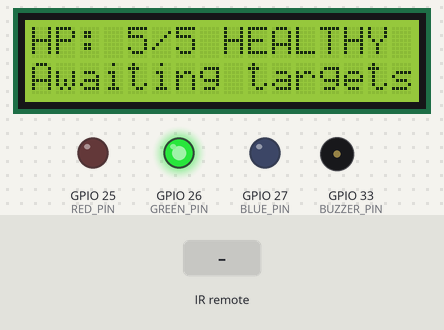
A sketch run on a simulated ESP32. On the bench: 16×2 character LCD, output pins drawn as LEDs (lit = HIGH), buzzer (waves = sounding, pin HIGH). Dashed ring = blinking. The inputs (shaded band) are chosen by the test bench. WiFi joins after 1.5 s; servers stay silent unless stated; uploads are accepted with an empty reply; what the sketch prints to the serial monitor is not drawn.

Above: at 4.8 s.
4.9 s: infrared code 0xFF38C7 received
At 5.7 s:
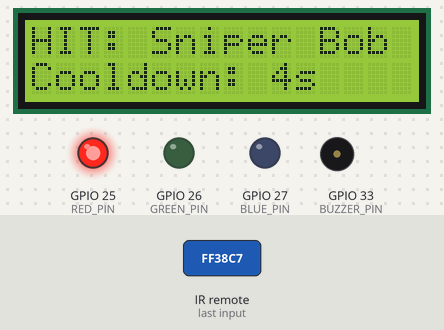
7.9 s: infrared code 0xFF30CF received
At 10.7 s:
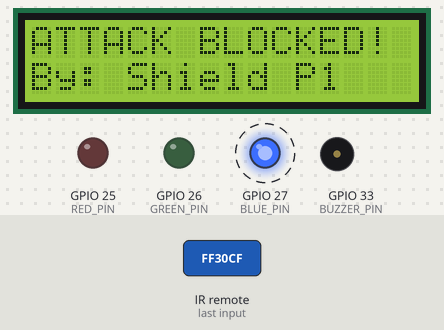
10.9 s: infrared code 0xFF7A85 received
At 12.1 s:
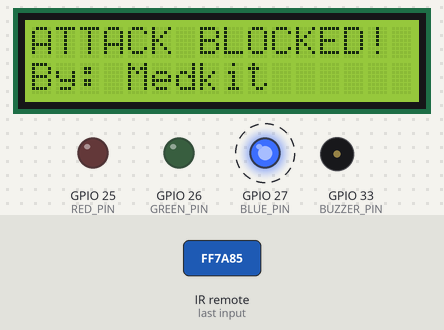
13.8 s: infrared code 0xFF10EF received
At 15.3 s:
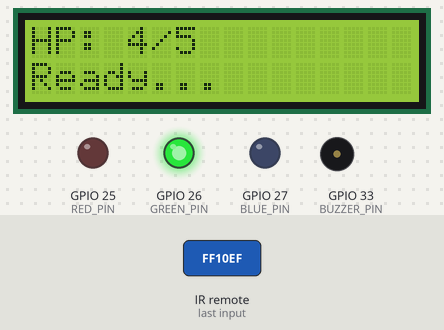
16.3 s: infrared code 0xFF5AA5 received
At 17.5 s:
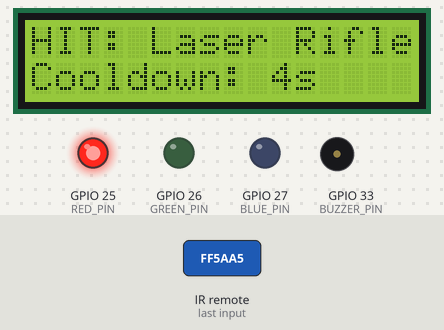
19.3 s: infrared code 0xFF18E7 received
At 22.0 s:
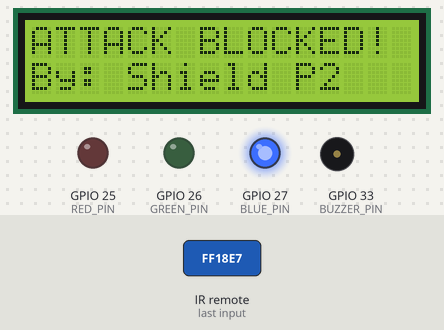
Timing chart, 0 to 23.3 s (numbered marks = the images above; inputs shaded):
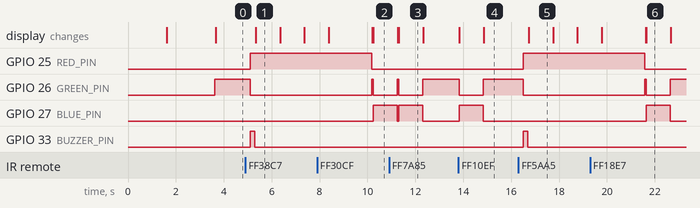

Measured:
- after the input at 4.9 s, GPIO 25 (RED_PIN): LOW → HIGH after 0.20 s; GPIO 26 (GREEN_PIN): HIGH → LOW after 0.20 s; GPIO 33 (BUZZER_PIN): LOW → HIGH after 0.20 s, → LOW 0.20 s later; the display: changes after 0.43 s (image 1)
- after the input at 7.9 s, GPIO 27 (BLUE_PIN): LOW → HIGH after 2.3 s; the display: first differs from a run without the input after 2.3 s (image 2)
- after the input at 10.9 s, the display: first differs from a run without the input after 0.40 s (image 3)
- after the input at 13.8 s, GPIO 26 (GREEN_PIN): HIGH → LOW at once, → HIGH 1.0 s later; GPIO 27 (BLUE_PIN): LOW → HIGH at once, → LOW 1.0 s later; the display: first changes at once (image 4 shows a later state)
- after the input at 16.3 s, GPIO 25 (RED_PIN): LOW → HIGH after 0.20 s; GPIO 26 (GREEN_PIN): HIGH → LOW after 0.20 s; GPIO 33 (BUZZER_PIN): LOW → HIGH after 0.20 s, → LOW 0.20 s later; the display: changes after 0.43 s (image 5)
- after the input at 19.3 s, GPIO 27 (BLUE_PIN): LOW → HIGH after 2.3 s, → LOW 1.0 s later; the display: first differs from a run without the input after 2.3 s (image 6)
- what the display in image 1 shows lasts 1.0 s, from 5.3 s to 6.3 s

The sketch:

prototype_mark_2.ino
```cpp
#include <Arduino.h>
#include <IRremoteESP8266.h>
#include <IRrecv.h>
#include <IRutils.h>
#include <Wire.h>
#include <LiquidCrystal_I2C.h>
#include <WiFi.h>
#include <HTTPClient.h>

// --- NETWORK CONFIGURATION ---
// Update these with your phone hotspot credentials
const char* ssid = "Hriday";
const char* password = "12345678";

// Replace with the IP address printed by server.py
const char* serverUrl = "http://10.85.207.44:5050/hit";


// --- PIN SETUP ---
const uint16_t IR_PIN = 14;
const int RED_PIN = 25;
const int GREEN_PIN = 26;
const int BLUE_PIN = 27;
const int BUZZER_PIN = 33;

LiquidCrystal_I2C lcd(0x27, 16, 2);

// --- YOUR RECORDED REMOTE CODES ---
#define BTN_1 0xFF30CF
#define BTN_2 0xFF18E7
#define BTN_3 0xFF7A85
#define BTN_4 0xFF10EF
#define BTN_5 0xFF38C7
#define BTN_6 0xFF5AA5
#define BTN_7 0xFF42BD
#define BTN_8 0xFF4AB5
#define BTN_9 0xFF52AD

IRrecv irrecv(IR_PIN);
decode_results results;

int maxLives = 5;
int hitCount = 0;
bool isEliminated = false;

String getAttackerName(uint64_t code) {
  switch(code) {
    case BTN_1: return "Shield P1";
    case BTN_2: return "Shield P2";
    case BTN_3: return "Medkit";
    case BTN_4: return "Deflect";
    case BTN_5: return "Sniper Bob";
    case BTN_6: return "Laser Rifle";
    case BTN_7: return "Player 3";
    case BTN_8: return "Alpha Team";
    case BTN_9: return "Boss Enemy";
    default: return "Unknown";
  }
}

void setLED(bool r, bool g, bool b) {
  digitalWrite(RED_PIN, r);
  digitalWrite(GREEN_PIN, g);
  digitalWrite(BLUE_PIN, b);
}

void printLCD(int col, int row, String text) {
  lcd.setCursor(col, row);
  while(text.length() < 16) { text += " "; }
  lcd.print(text);
}

// --- NETWORK HELPER ---
void sendHitToServer(String attackerName) {
  if (WiFi.status() == WL_CONNECTED) {
    HTTPClient http;
    http.setTimeout(500); // 500ms max timeout so it NEVER freezes the game loop
    http.begin(serverUrl);
    http.addHeader("Content-Type", "application/json");

    // Construct JSON payload
    String payload = "{\"attacker\":\"" + attackerName + "\", \"target\":\"ESP32_Node_1\", \"hitCount\":" + String(hitCount) + "}";

    Serial.println("Sending HTTP POST to server...");
    int httpResponseCode = http.POST(payload);

    if (httpResponseCode > 0) {
      Serial.print("HTTP Response code: ");
      Serial.println(httpResponseCode);
    } else {
      Serial.print("Error code: ");
      Serial.println(httpResponseCode);
    }

    http.end();
  } else {
    Serial.println("Error: WiFi not connected");
  }
}

void setup() {
  Serial.begin(115200);

  pinMode(RED_PIN, OUTPUT);
  pinMode(GREEN_PIN, OUTPUT);
  pinMode(BLUE_PIN, OUTPUT);
  pinMode(BUZZER_PIN, OUTPUT);

  lcd.init();
  lcd.backlight();

  // --- WIFI CONNECTION ---
  printLCD(0, 0, "Connecting WiFi");
  printLCD(0, 1, "Please wait...");
  WiFi.mode(WIFI_STA);
  WiFi.setSleep(false); // CRITICAL: Prevents ESP32 CPU throttling so IR receiver never drops pulses!
  WiFi.begin(ssid, password);

  Serial.print("Connecting to: ");
  Serial.println(ssid);

  int attempts = 0;
  while (WiFi.status() != WL_CONNECTED && attempts < 30) {
    delay(500);
    Serial.print(".");
    attempts++;
  }

  if (WiFi.status() == WL_CONNECTED) {
    Serial.println("\nWiFi connected!");
    Serial.print("ESP32 IP: ");
    Serial.println(WiFi.localIP());

    printLCD(0, 0, "WiFi Connected!");
    printLCD(0, 1, WiFi.localIP().toString());
    delay(2000);
  } else {
    Serial.println("\n[ERROR] Failed to connect to WiFi!");
    Serial.print("Status code: ");
    Serial.println(WiFi.status());

    printLCD(0, 0, "WiFi FAILED!");
    printLCD(0, 1, "Check 2.4GHz/PW");
    delay(3000);
  }
  // -----------------------

  // Enable IR reception AFTER Wi-Fi setup so radio calibration doesn't corrupt hardware timers
  irrecv.enableIRIn();

  setLED(LOW, HIGH, LOW);
  printLCD(0, 0, "HP: 5/5 HEALTHY");
  printLCD(0, 1, "Awaiting targets");
}

void loop() {
  if (isEliminated) return;

  if (irrecv.decode(&results)) {
    uint64_t code = results.value;

    if (code == 0xFFFFFFFF || code == 0) {
      irrecv.resume();
      return;
    }

    String attackerName = getAttackerName(code);

    if (code == BTN_1 || code == BTN_2 || code == BTN_3 || code == BTN_4) {
      printLCD(0, 0, "ATTACK BLOCKED!");
      printLCD(0, 1, "By: " + attackerName);
      setLED(LOW, LOW, HIGH);
      delay(1000);
      setLED(LOW, HIGH, LOW);
      printLCD(0, 0, "HP: " + String(maxLives - hitCount) + "/" + String(maxLives));
      printLCD(0, 1, "Ready...");
    }
    else if (code == BTN_5 || code == BTN_6 || code == BTN_7 || code == BTN_8 || code == BTN_9) {
      hitCount++;

      // Notify the central server over Wi-Fi
      sendHitToServer(attackerName);

      if (hitCount >= maxLives) {
        printLCD(0, 0, "--- PLAYER ---");
        printLCD(0, 1, "Killed By: " + attackerName.substring(0, 5));

        for (int i = 0; i < 3; i++) {
          setLED(HIGH, HIGH, LOW);
          digitalWrite(BUZZER_PIN, HIGH);
          delay(500);
          setLED(LOW, LOW, LOW);
          digitalWrite(BUZZER_PIN, LOW);
          delay(500);
        }
        isEliminated = true;
      } else {
        setLED(HIGH, LOW, LOW);
        digitalWrite(BUZZER_PIN, HIGH);
        delay(200);
        digitalWrite(BUZZER_PIN, LOW);

        printLCD(0, 0, "HIT: " + attackerName);

        for(int i = 4; i > 0; i--) {
          printLCD(0, 1, "Cooldown: " + String(i) + "s");
          delay(1000);
        }
        delay(800);

        setLED(LOW, HIGH, LOW);
        printLCD(0, 0, "HP: " + String(maxLives - hitCount) + "/" + String(maxLives));
        printLCD(0, 1, "Last: " + attackerName);
      }
    }
    irrecv.resume();
  }
}
```
